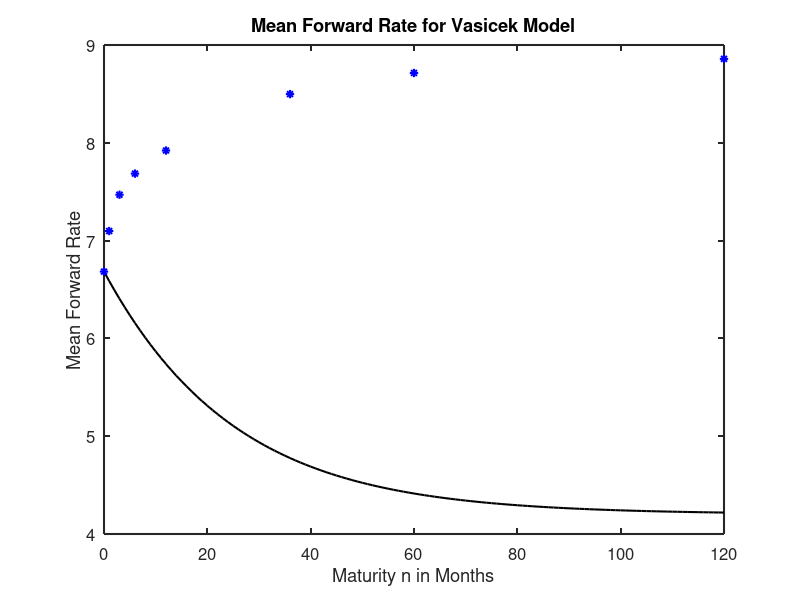

The MATLAB script that drew this image:
% affine_models.m 
% Solve affine models, pick parameter values 
% Notation from notes on affine models 
% NYU course ECON-UB 233, Macro foundations for asset pricing, Apr 2012.  
% Written by:  Dave Backus, April 2012 
format compact
format long 
clear all

%%
disp(' ')
disp('Vasicek model') 
disp('---------------------------------------------------------------')

%  Inputs 
% 
%disp(' ')
disp('Data input')  
autocorr_f0 = 0.959 
var_f0 = (2.703/1200)^2
Ef0 = 6.683/1200 
Ef120 = 8.858/1200
Efp120 = Ef120 - Ef0 

%  Parameters and recursions
% 
disp(' ')
disp('Parameter values')  
phi = autocorr_f0
sigma = sqrt((1-phi^2)*var_f0)    %  note sign convention 
lambda = -0.125
delta = - Ef0 - lambda^2/2; 

% initializations  
maxmat = 122;
A = zeros(maxmat,1);
B = A;
A(1) = 0; 
B(1) = 0;

for mat = 2:maxmat 
    % NB:  maturities start at n=0, makes initial conditions simple     
    A(mat) = A(mat-1) + delta + (lambda + B(mat-1)*sigma)^2/2;
    B(mat) = phi*B(mat-1) - 1;
end

Adiff = diff(A);
Bdiff = diff(B);

disp(' ')
disp('Forward rate regression coefficient b1') 
b1 = (phi-1)/(Bdiff(1)-Bdiff(2))

f_bar = -Adiff;
imatf = [0:maxmat-2]';

imatsome = [0 1 3 6 12 36 60 120]';
f_data = [6.683 7.098 7.469 7.685 7.921 8.498 8.714 8.858]';

%  Figures 

% means 
figure(1) 
clf
FontSize = 12;
FontName = 'Helvetica';  % or 'Times' 
LineWidth = 1.5;

plot(imatf,1200*f_bar,'k','LineWidth',LineWidth)
hold on 
plot(imatsome,f_data,'b*','LineWidth',LineWidth)
title('Mean Forward Rate for Vasicek Model','FontSize',FontSize,'FontName',FontName)
ylabel('Mean Forward Rate','FontSize',FontSize,'FontName',FontName)
xlabel('Maturity n in Months','FontSize',FontSize,'FontName',FontName)
set(gca,'LineWidth',LineWidth,'FontSize',FontSize,'FontName',FontName)

return 

%%
%{
% standard deviations 

fstd_data = [2.703 2.822 2.828 2.701 2.495 2.135 2.013 1.946]';
fstd = sqrt(var_f0)*phi.^imat0; 

figure(2) 
FontSize = 12;
FontName = 'Helvetica';  % or 'Times' 
LineWidth = 1.5;

plot(imatf,1200*fstd,'b','LineWidth',LineWidth)
hold on 
plot(imatsome,fstd_data,'b*','LineWidth',LineWidth)
title('Standard Deviations of Forward Rates for Vasicek Model','FontSize',FontSize,'FontName',FontName)
ylabel('Standard Deviation','FontSize',FontSize,'FontName',FontName)
xlabel('Maturity n in Months','FontSize',FontSize,'FontName',FontName)
set(gca,'LineWidth',LineWidth,'FontSize',FontSize,'FontName',FontName)
%}

%%
disp(' ')
disp('Cox-Ingersoll-Ross model') 
disp('---------------------------------------------------------------')

%  Inputs 

%disp(' ')
disp('Data input')  
autocorr_f0 = 0.959 
var_f0 = (2.73/1200)^2
Ef0 = 6.683/1200 
Ef120 = 8.858/1200
Efp120 = Ef120 - Ef0 

%  Parameters and recursions
 
disp(' ')
disp('Parameter values')  
phi = autocorr_f0
delta = Ef0 
sigma = sqrt((1-phi^2)*var_f0/delta)    %  note sign convention 
lambda = 1.32 %0.0988/sqrt(delta)

% initializations  
maxmat = 122;
A = zeros(maxmat,1);
B = A;
A(1) = 0; 
B(1) = 0;

for mat = 2:maxmat 
    % NB:  maturities start at n=0, makes initial conditions simple  
    A(mat) = A(mat-1) + B(mat-1)*(1-phi)*delta;
    B(mat) = phi*B(mat-1) - (1+lambda^2/2) + (lambda+B(mat-1)*sigma)^2/2;
end

Adiff = diff(A);
Bdiff = diff(B);

disp(' ')
disp('Forward rate regression coefficient b1') 
b1 = (phi-1)/(Bdiff(1)-Bdiff(2))

f_bar = -Adiff - Bdiff*delta;
imatf = [0:maxmat-2]';

imatsome = [0 1 3 6 12 36 60 120]';
f_data = [6.683 7.098 7.469 7.685 7.921 8.498 8.714 8.858]';

%  Figures 

clf
figure(1) 
FontSize = 12;
FontName = 'Helvetica';  % or 'Times' 
LineWidth = 1.5;

plot(imatf,1200*f_bar,'b','LineWidth',LineWidth)
hold on 
plot(imatsome,f_data,'b*','LineWidth',LineWidth)
title('Mean Forward Rate for CIR Model','FontSize',FontSize,'FontName',FontName)
ylabel('Mean Forward Rate','FontSize',FontSize,'FontName',FontName)
xlabel('Maturity n in Months','FontSize',FontSize,'FontName',FontName)
set(gca,'LineWidth',LineWidth,'FontSize',FontSize,'FontName',FontName)

return 

%%
disp(' ')
disp('Another affine model') 
disp('---------------------------------------------------------------')

%  Inputs 

%disp(' ')
disp('Data input')  
autocorr_f0 = 0.959 
var_f0 = (2.73/1200)^2
Ef0 = 6.683/1200 
Ef120 = 8.858/1200
Efp120 = Ef120 - Ef0 

%  Parameters and recursions
 
disp(' ')
disp('Parameter values')  
phi = autocorr_f0
delta = -Ef0 
sigma = sqrt((1-phi^2)*var_f0)    %  note sign convention 
lambda1 = 0 
lambda0 = 0.125 

% initializations  
maxmat = 122;
A = zeros(maxmat,1);
B = A;
A(1) = 0; 
B(1) = 0;

for mat = 2:maxmat 
    % NB:  maturities start at n=0, makes initial conditions simple  
    A(mat) = A(mat-1) + delta + (B(mat-1)*sigma)^2/2 + B(mat-1)*sigma*lambda0;
    B(mat) = phi*B(mat-1) - 1 + B(mat-1)*sigma*lambda1;
end

Adiff = diff(A);
Bdiff = diff(B);

b1 = (phi-1)/(Bdiff(1)-Bdiff(2))

f_bar = -Adiff;
imatf = [0:maxmat-2]';

imatsome = [0 1 3 6 12 36 60 120]';
f_data = [6.683 7.098 7.469 7.685 7.921 8.498 8.714 8.858]';

%  Figures 

clf
figure(1) 
FontSize = 12;
FontName = 'Helvetica';  % or 'Times' 
LineWidth = 1.5;

plot(imatf,1200*f_bar,'b','LineWidth',LineWidth)
hold on 
plot(imatsome,f_data,'b*','LineWidth',LineWidth)
title('Mean Forward Rate for CIR Model','FontSize',FontSize,'FontName',FontName)
ylabel('Mean Forward Rate','FontSize',FontSize,'FontName',FontName)
xlabel('Maturity n in Months','FontSize',FontSize,'FontName',FontName)
set(gca,'LineWidth',LineWidth,'FontSize',FontSize,'FontName',FontName)

return 